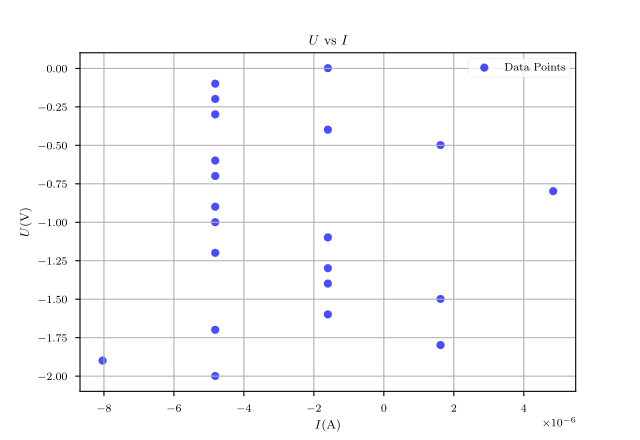

Reproduce this figure in Python.
import numpy as np
import matplotlib.pyplot as plt
from sklearn.linear_model import LinearRegression
import matplotlib
from matplotlib.ticker import FuncFormatter

plt.rcParams.update({
    "text.usetex": True,
    "font.family": "CMU Serif",
})
matplotlib.rcParams['mathtext.fontset'] = 'stix'
plt.style.use('seaborn-v0_8-paper')


data_u1 = [-0.00160994, 0.0991723, 0.198345, 0.298483, 0.3983, 0.498116, 
         0.598577, 0.699037, 0.797888, 0.898992, 0.999453, 1.0983, 
         1.19844, 1.29826, 1.3984, 1.49822, 1.59868, 1.69882, 1.79799, 
         1.89909, 1.99891]

data_u1 = [-_ for _ in data_u1]

data_i1 = [-1.60E-06, -4.82E-06, -4.82E-06, -4.82E-06, -1.60E-06, 1.62E-06, 
         -4.82E-06, -4.82E-06, 4.84E-06, -4.82E-06, -4.82E-06, -1.60E-06, 
         -4.82E-06, -1.60E-06, -1.60E-06, 1.62E-06, -1.60E-06, -4.82E-06, 
         1.62E-06, -8.04E-06, -4.82E-06]


# Data
y = np.array(data_u1)
x = np.array(data_i1).reshape(-1, 1)

# Perform linear regression
model = LinearRegression()
model.fit(x, y)
# Get the slope and intercept of the line best fit
slope = model.coef_[0]
intercept = model.intercept_
print(f"Slope: {slope}")

# Get the R^2 value
r_squared = model.score(x, y)

# Generate predictions
y_pred = model.predict(x)

# Plotting
plt.scatter(x, y, color='blue', alpha=0.7,  label='Data Points')
# plt.plot(x, y_pred, color='purple', alpha = 0.7, label='Linear Regression Line')
plt.title('$U$ vs $I$')
plt.ylabel('$U (\\mathrm{V})$')
plt.xlabel('$I (\\mathrm{A})$')
plt.legend()
plt.grid()

# Add the equation of the line
# plt.text(0.001, 0.26, f"$U = {slope:.2f}I + {intercept:.2f}$, $R^2 = {r_squared:.2f}$", fontsize=12)
print(f"Slope: {slope}, Intercept: {intercept}, R^2: {r_squared}")
plt.savefig("plot4.pdf")
